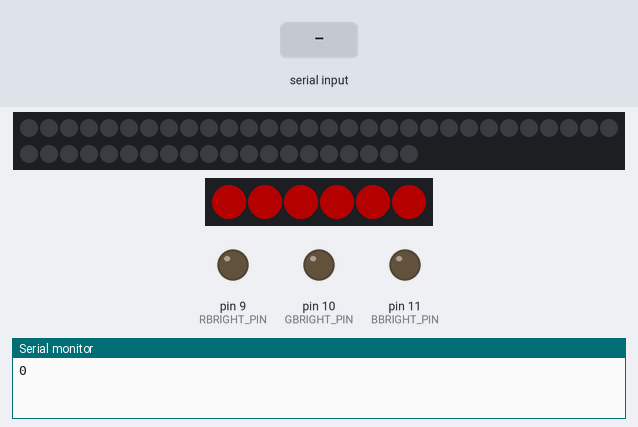
A sketch run on a simulated Arduino Mega 2560, built with avr-gcc and run on an emulated ATmega2560. Shown: 50 RGB LEDs in strip order, left to right, continuing on the next row, 6 RGB LEDs in strip order, left to right, output pins drawn as LEDs (lit = HIGH), the last lines printed to the serial monitor. The test bench sets the inputs (shaded band). Dim RGB values are drawn brighter than linear.

Above: at 2.7 s.
2.8 s: "m" received over Serial
At 3.91 s:
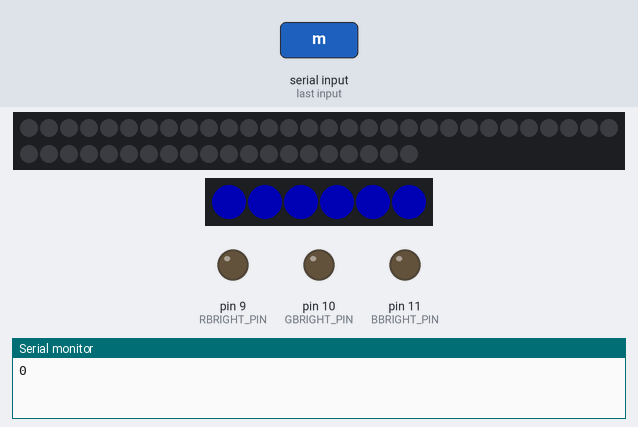
5.1 s: "M" received over Serial
At 5.66 s:
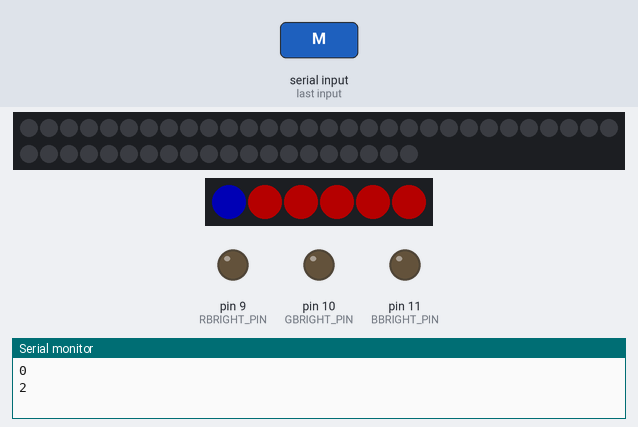
Timing chart, 0 to 8.3 s (numbered marks = the images above; inputs shaded):
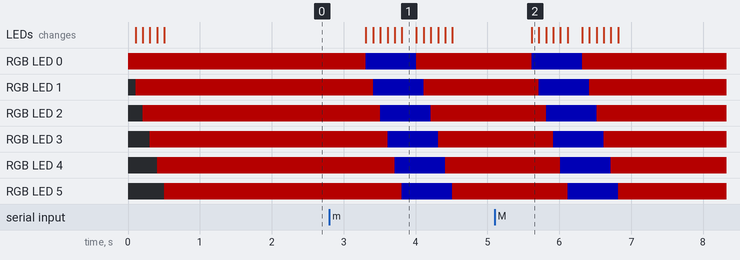

Measured:
- after the input at 2.8 s, RGB LED 0: RGB(64, 0, 0) → RGB(0, 0, 64) after 0.51 s, → RGB(64, 0, 0) 0.70 s later; RGB LED 1: RGB(64, 0, 0) → RGB(0, 0, 64) after 0.61 s, → RGB(64, 0, 0) 0.70 s later
- after the input at 5.1 s, RGB LED 0: RGB(64, 0, 0) → RGB(0, 0, 64) after 0.51 s, → RGB(64, 0, 0) 0.70 s later; RGB LED 1: RGB(64, 0, 0) → RGB(0, 0, 64) after 0.62 s, → RGB(64, 0, 0) 0.70 s later

The sketch:

arduino_serial_neopixel.ino
```cpp
//!!!!!! IMPORTANT: DOENS'T WORK FOR NEOPIXEL FAN //////////////////////////////////////////////////////

#include <Adafruit_NeoPixel.h>

#define DATA_PIN_STRIP 22
#define NUM_LEDS_STRIP 50

#define DATA_PIN_FAN 13
#define NUM_LEDS_FAN 6

#define RBRIGHT_PIN 9
#define GBRIGHT_PIN 10
#define BBRIGHT_PIN 11

#define LED_BRIGHTNESS 64

#define RED 0xFF0000
#define YELLOW 0xFFA500
#define GREEN 0x00FF00
#define CYAN 0x00FFFF
#define BLUE 0x0000FF
#define PURPLE 0xB03060
#define BLACK 0x000000

#define WAIT 0
#define AUTO 1
#define MAN 2
#define GOAL 3

int state = WAIT;
char incomingByte = 0;

Adafruit_NeoPixel strip = Adafruit_NeoPixel(NUM_LEDS_STRIP, DATA_PIN_STRIP, NEO_GRB + NEO_KHZ800);
Adafruit_NeoPixel fan = Adafruit_NeoPixel(NUM_LEDS_FAN, DATA_PIN_FAN, NEO_GRB + NEO_KHZ800);

void setup() {
  Serial.begin(9600);
  strip.begin();
  strip.setBrightness(LED_BRIGHTNESS);
  strip.show(); // Initialize all pixels to 'off'

  fan.begin();
  fan.setBrightness(LED_BRIGHTNESS);
  fan.show();

  pinMode(RBRIGHT_PIN, OUTPUT);
  pinMode(GBRIGHT_PIN, OUTPUT);
  pinMode(BBRIGHT_PIN, OUTPUT);
}

void loop() {
  colorFill(RED);
  delay(1000);

  if (Serial.available() > 0) {
    incomingByte = Serial.read();

    switch (state) {
      case WAIT:
        if (incomingByte == 'a' || incomingByte == 'A') {
          state = AUTO;
          colorFill(RED);
        } else if (incomingByte == 'g' || incomingByte == 'G') {
          state = GOAL;
        } else if (incomingByte == 'm' || incomingByte == 'M') {
          state = MAN;
          colorFill(BLUE);
        } else {
          state = WAIT;
        }
        break;
      case AUTO:
        if (incomingByte == 'a' || incomingByte == 'A') {
          state = AUTO;
          colorFill(RED);
        } else if (incomingByte == 'g' || incomingByte == 'G') {
          state = GOAL;
        } else if (incomingByte == 'm' || incomingByte == 'M') {
          state = MAN;
          colorFill(BLUE);
        } else {
          state = WAIT;
        }
        break;
      case MAN:
        if (incomingByte == 'a' || incomingByte == 'A') {
          state = AUTO;
          colorFill(RED);
        } else if (incomingByte == 'm' || incomingByte == 'M') {
          state = MAN;
          colorFill(BLUE);
        } else if (incomingByte == 'g' || incomingByte == 'G') {
          state = GOAL;
        } else {
          state = WAIT;
        }
        break;
      case GOAL:
        blink(GREEN, 500);
        if (incomingByte == 'a' || incomingByte == 'A') {
          state = AUTO;
          colorFill(RED);
        } else if (incomingByte == 'm' || incomingByte == 'M') {
          state = MAN;
          colorFill(BLUE);
        } else if (incomingByte == 'g' || incomingByte == 'G') {
          state = GOAL;
        } else {
          state = WAIT;
        }
        break;
    }
  }

  delay(100);
  Serial.println(state);
  //
}

//void colorFill(uint32_t color) {
//  for (int i = 0; i < NUM_LEDS_FAN; i++) {
//    fan.setPixelColor(i, color);
//  }
//  fan.show();
//
//  for (int i = 0; i < NUM_LEDS_STRIP; i++) {
//    strip.setPixelColor(i, color);
//  }
//  strip.show();
//
//  brightFill(color);
//}

void colorFill(uint32_t color) {
  for(int i=0; i<NUM_LEDS_FAN; i++) { // For each pixel in strip...
    fan.setPixelColor(i, color);         //  Set pixel's color (in RAM)
    fan.show();                          //  Update strip to match
    delay(100);                           //  Pause for a moment
  }
}


void brightFill(uint32_t color) {
  analogWrite(RBRIGHT_PIN, (color >> 16) & 0xFF);
  analogWrite(GBRIGHT_PIN, (color >> 8) & 0xFF);
  analogWrite(BBRIGHT_PIN, color & 0xFF);
}

void blink(uint32_t color, int wait) {
  colorFill(BLACK);
  delay(wait);
  colorFill(color);
  delay(wait);
}
```
